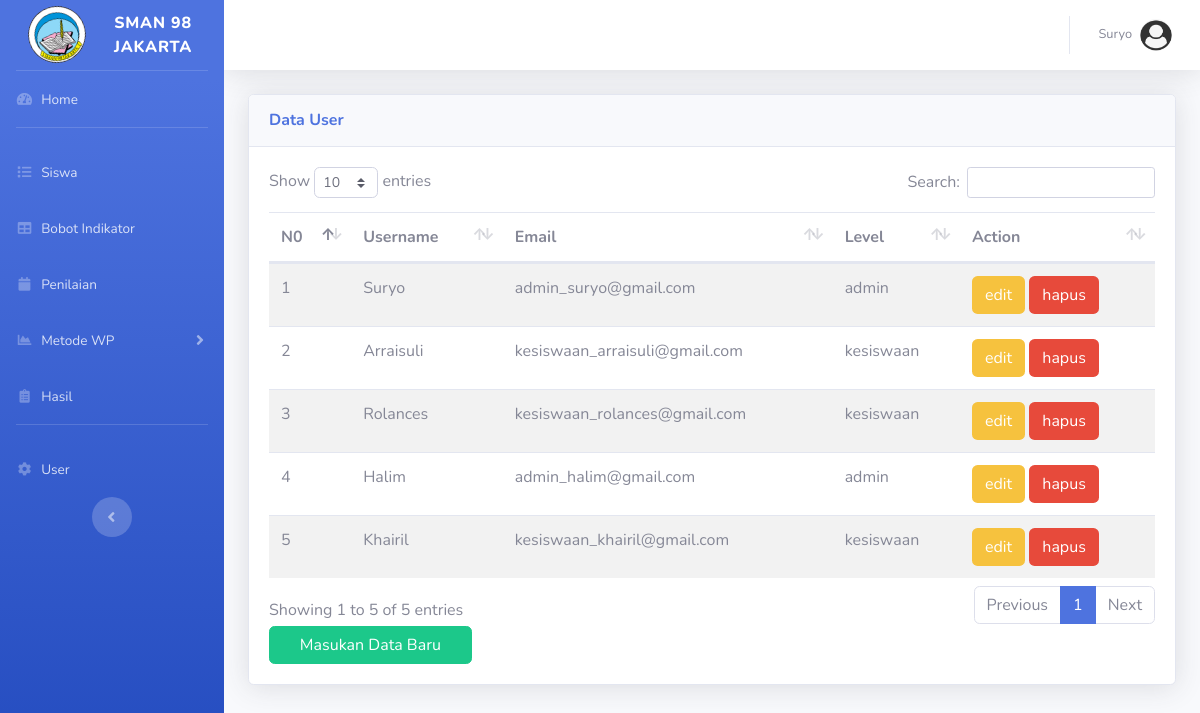
The page /data-user.php (signed in) on the database its author committed.
### tables this page shows
CREATE TABLE `user` (
  `id` int(11) NOT NULL,
  `username` varchar(35) NOT NULL,
  `email` varchar(35) NOT NULL,
  `password` varchar(35) NOT NULL,
  `level` varchar(20) NOT NULL
);

### data-user.php (the view, shortened to what this page needs)
<?php include "conect.php";
?>
<!DOCTYPE html>
<html lang="en">
<head>
    <link href="vendor/fontawesome-free/css/all.min.css" rel="stylesheet" type="text/css">
    <link href="css/sb-admin-2.min.css" rel="stylesheet">
    <link href="vendor/datatables/dataTables.bootstrap4.min.css" rel="stylesheet">
</head>
<body id="page-top">
    <div id="wrapper">
        <ul class="navbar-nav bg-gradient-primary sidebar sidebar-dark accordion" id="accordionSidebar">
            <a class="sidebar-brand d-flex align-items-center justify-content-center" href="index.php">
                <div class="sidebar-brand-icon rotate-n-15">
                    <img class="img-profile rounded-circle" src="img/LOGO SMAN 98 JAKARTA.png" style="width: 70%">
                </div>
                <div class="sidebar-brand-text mx-3">SMAN 98 Jakarta</div>
            </a>
            <hr class="sidebar-divider my-0">
            <li class="nav-item">
                <a class="nav-link" href="index.php">
                    <i class="fas fa-fw fa-tachometer-alt"></i>
                    <span>Home</span></a>
            </li>
            <hr class="sidebar-divider">
            <li class="nav-item">
                <a class="nav-link collapsed" href="data-siswa.php">
                    <i class="fas fa-fw fa-list"></i>
                    <span>Siswa</span>
                </a>
            </li>
            <li class="nav-item">
                <a class="nav-link collapsed" href="data-bobot.php" >
                    <i class="fas fa-fw fa-table"></i>
                    <span>Bobot Indikator</span>
                </a>
            </li>
            <li class="nav-item">
                <a class="nav-link collapsed" href="data-penilaian.php">
                    <i class="fas fa-fw fa-calendar"></i>
                    <span>Penilaian</span>
                </a>
            </li>
            <li class="nav-item">
                <a class="nav-link collapsed" href="#" data-toggle="collapse" data-target="#collapseUtilities"
                    aria-expanded="true" aria-controls="collapseUtilities">
                    <i class="fas fa-fw fa-chart-area"></i>
                    <span>Metode WP</span>
                </a>
            </li>
            <li class="nav-item">
                <a class="nav-link collapsed" href="hasil-perhitungan.php">
                    <i class="fas fa-fw fa-clipboard-list"></i>
                    <span>Hasil</span>
                </a>
            </li>
            <?php
                $queri ="SELECT * From user";
                $hasil = mysqli_query($koneksi, $queri);
                while($data = mysqli_fetch_array($hasil)){
                    if($_SESSION['username'] == $data[1]){
                        if($data[4] == "admin"){
                            echo '
                            <hr class="sidebar-divider">
                            <li class="nav-item">
                                <a class="nav-link collapsed" href="data-user.php">
                                    <i class="fas fa-fw fa-cog"></i>
                                    <span>User</span>
                                </a>
                            </li>
                            ';
                        }else if($data[4] == "kesiswaan"){
                            echo "";
                        }
                    }
                }
            ?>
            <div class="text-center d-none d-md-inline">
                <button class="rounded-circle border-0" id="sidebarToggle"></button>
            </div>
        </ul>
        <div id="content-wrapper" class="d-flex flex-column">
            <div id="content">
                <nav class="navbar navbar-expand navbar-light bg-white topbar mb-4 static-top shadow">
                    <ul class="navbar-nav ml-auto">
                        <li class="nav-item dropdown no-arrow">
                            <a class="nav-link dropdown-toggle" href="#" id="userDropdown" role="button"
                                data-toggle="dropdown" aria-haspopup="true" aria-expanded="false">
                                <span class="mr-2 d-none d-lg-inline text-gray-600 small"><?php echo $_SESSION['username'] ?></span>
                                <img class="img-profile rounded-circle"
                                    src="img/user-icon.png">
                            </a>
                        </li>
                    </ul>
                </nav>
                <div class="container-fluid">
                    <div class="card shadow mb-4">
                        <div class="card-header py-3">
                            <h6 class="m-0 font-weight-bold text-primary">Data User</h6>
                        </div>
                        <div class="card-body">
                            <div class="table-responsive">
                                <table class="table table-striped" id="dataTable" width="100%" cellspacing="0">
                                    <thead>
                                        <tr>
                                        <th>N0</th>
                                        <th>Username</th>
                                        <th>Email</th>
                                        <th>Level</th>
                                        <th>Action</th>
                                        </tr>
                                    </thead>
                                    <tbody>
                                    <?php
                                        $queri="Select * From user";
                                        $hasil=mysqli_query ($koneksi,$queri);
                                        $no=0;
                                        while ($data = mysqli_fetch_array ($hasil)){
                                        $no++;
                                        echo "
                                        <tr>
                                        <td>".$no."</td>
                                        <td>".$data[1]."</td>
                                        <td>".$data[2]."</td>
                                        <td>".$data[4]."</td>
                                        <td>
                                        <a href=edit-data-user.php?id=".$data[0]."><input type=button value=edit class=btn btn-success btn-block style=background-color:#f6c23e;color:#fff;></a>
                                        <a href=delete-user.php?id=".$data[0]." onclick='return checkDelete()'><input type=button value=hapus class=btn btn-success btn-block style=background-color:#e74a3b;color:#fff;></a></td>
                                        </tr>";
                                        }
                                    ?>
                                    </tbody>
                                </table>
                            </div>
                            <div class="row">
                                <div class="col-3" style="padding-right: 0.8rem">
                                   <a href="input-user.php"><input type="button2" value="Masukan Data Baru" class="btn btn-success btn-block"></a>
                                </div>
                            </div>
                        </div>
                    </div>
                </div>
            </div>
        </div>
    </div>
</body>
</html>

### rows shown on the page
user: shows "User", username "Suryo", email "admin_suryo@gmail.com", level "admin"
user: username "Arraisuli", email "kesiswaan_arraisuli@gmail.com", level "kesiswaan"
user: username "Rolances", email "kesiswaan_rolances@gmail.com", level "kesiswaan"
user: username "Halim", email "admin_halim@gmail.com", level "admin"
user: username "Khairil", email "kesiswaan_khairil@gmail.com", level "kesiswaan"

### other values the page prints
$_SESSION['username'] "Suryo"
